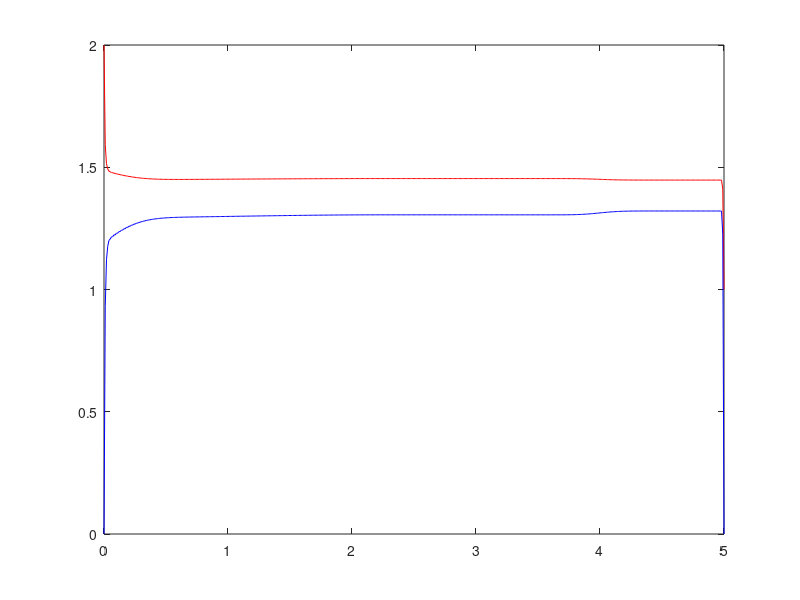

Write the MATLAB code that produced this figure.
H = zeros(100000, 501);
U = zeros(100000, 501);
r = zeros(1, 501);

for i = 1:501
    if ((i-1)/100) >= 2.5
        H(1, i) = 1;
    else
        H(1, i) = 2;
    end
end

t = 0;
dx = 1/100;
e = 1;
index = 0;

for j = 1:100000
    r = zeros(1, 501);
    for i = 1:501
        r(1, i) = abs(U(j, i)) + sqrt(9.81*H(j, i));
    end
    sr = max(r);
    dt = (e*dx)/sr;
    t= t+dt;

    H(j+1, 1) = H(1, 2);
    H(j+1, 501) = H(1, 500);

    for k = 2:500    
        H(j+1, k) = 0.5*(H(j, k+1)+H(j, k-1)) - 0.5*e/sr * (H(j, k+1) * U(j, k+1) - H(j, k-1)*U(j, k-1));
    end
    
    U(j+1, 1) = U(1, 2);
    U(j+1, 501) = U(1, 500);

    for k = 2:500
        U(j+1, k) = (0.5*(U(j, k+1)*H(j, k+1) + H(j, k-1)*U(j, k-1)) - 0.5*e/sr*(H(j, k+1) * (U(j, k+1)^2) + 0.5*(9.81)*H(j, k+1)^2 - H(j, k-1)*(U(j, k-1))^2 -0.5*9.81*H(j, k-1)^2))/H(j+1, k);
    end

    if t > 1
        index = j;
        break
    end
end

x_data = linspace(0, 5, 501);
plot(x_data, H(index, :), 'red', x_data, U(index, :), "blue")
